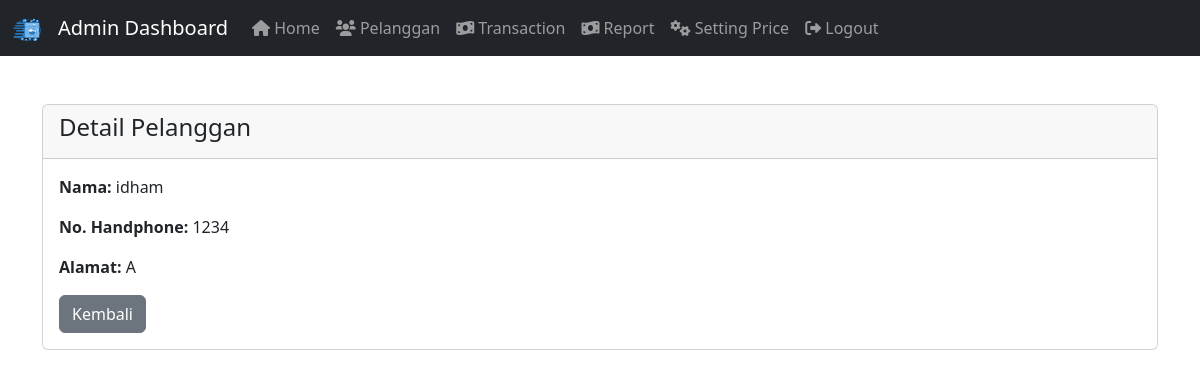
The app's page /admin/detailPelanggan.php?id=9 (signed in) with its own data.
### tables this page shows
CREATE TABLE `pelanggan` (
  `idPelanggan` int(11) NOT NULL,
  `namaPelanggan` varchar(255) NOT NULL,
  `hpPelanggan` varchar(20) NOT NULL,
  `alamatPelanggan` text NOT NULL
);

### admin/detailPelanggan.php (the view)
<?php include 'header.php'; ?>
<?php include '../koneksi.php'; ?>
<div class="container mt-5">
    <div class="card">
        <div class="card-header">
            <h4>Detail Pelanggan</h4>
        </div>
        <div class="card-body">
            <?php
            $id = $_GET['id'];
            $data = mysqli_query($conn, "SELECT * FROM pelanggan WHERE idPelanggan='$id'");
            $d = mysqli_fetch_array($data);
            ?>
            <p><strong>Nama:</strong> <?php echo $d['namaPelanggan']; ?></p>
            <p><strong>No. Handphone:</strong> <?php echo $d['hpPelanggan']; ?></p>
            <p><strong>Alamat:</strong> <?php echo $d['alamatPelanggan']; ?></p>
            <a href="pelanggan.php" class="btn btn-secondary">Kembali</a>
        </div>
    </div>
</div>

### records on screen
pelanggan: namaPelanggan "idham", hpPelanggan "1234", alamatPelanggan "A"
